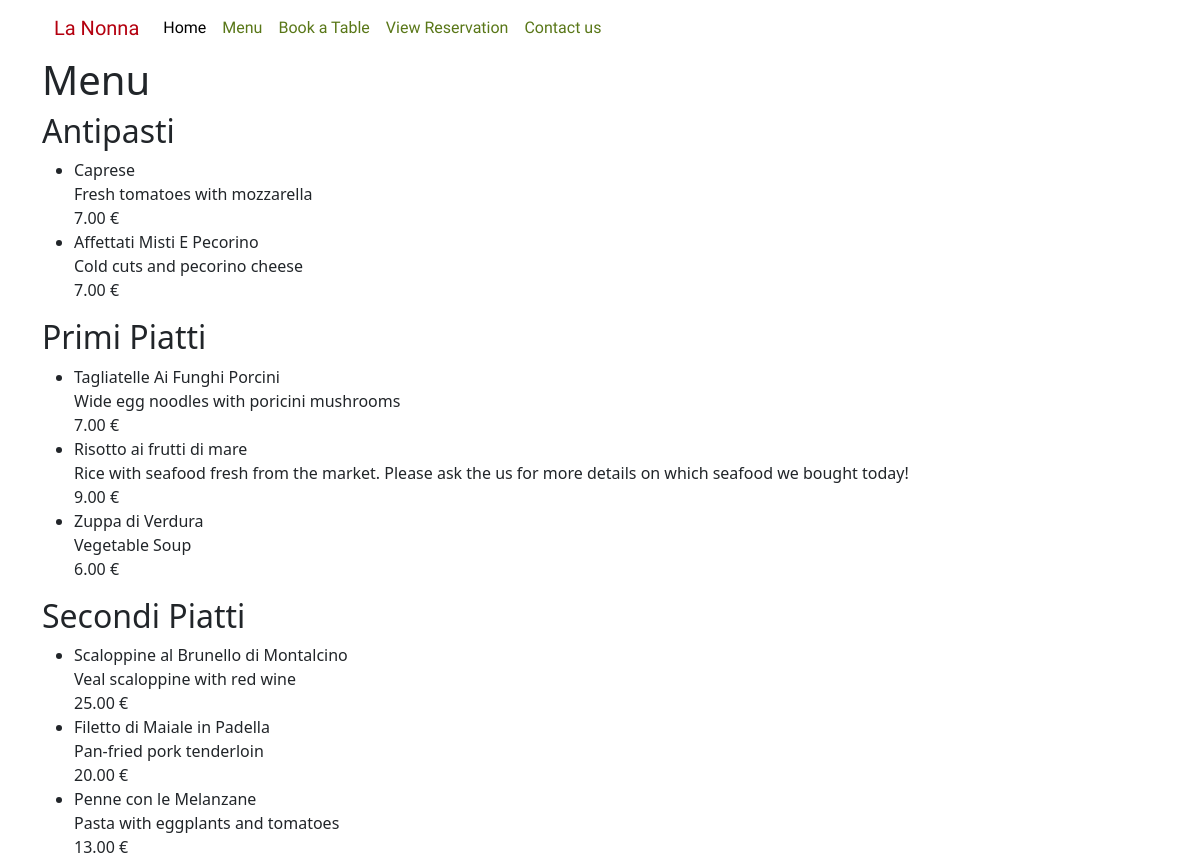
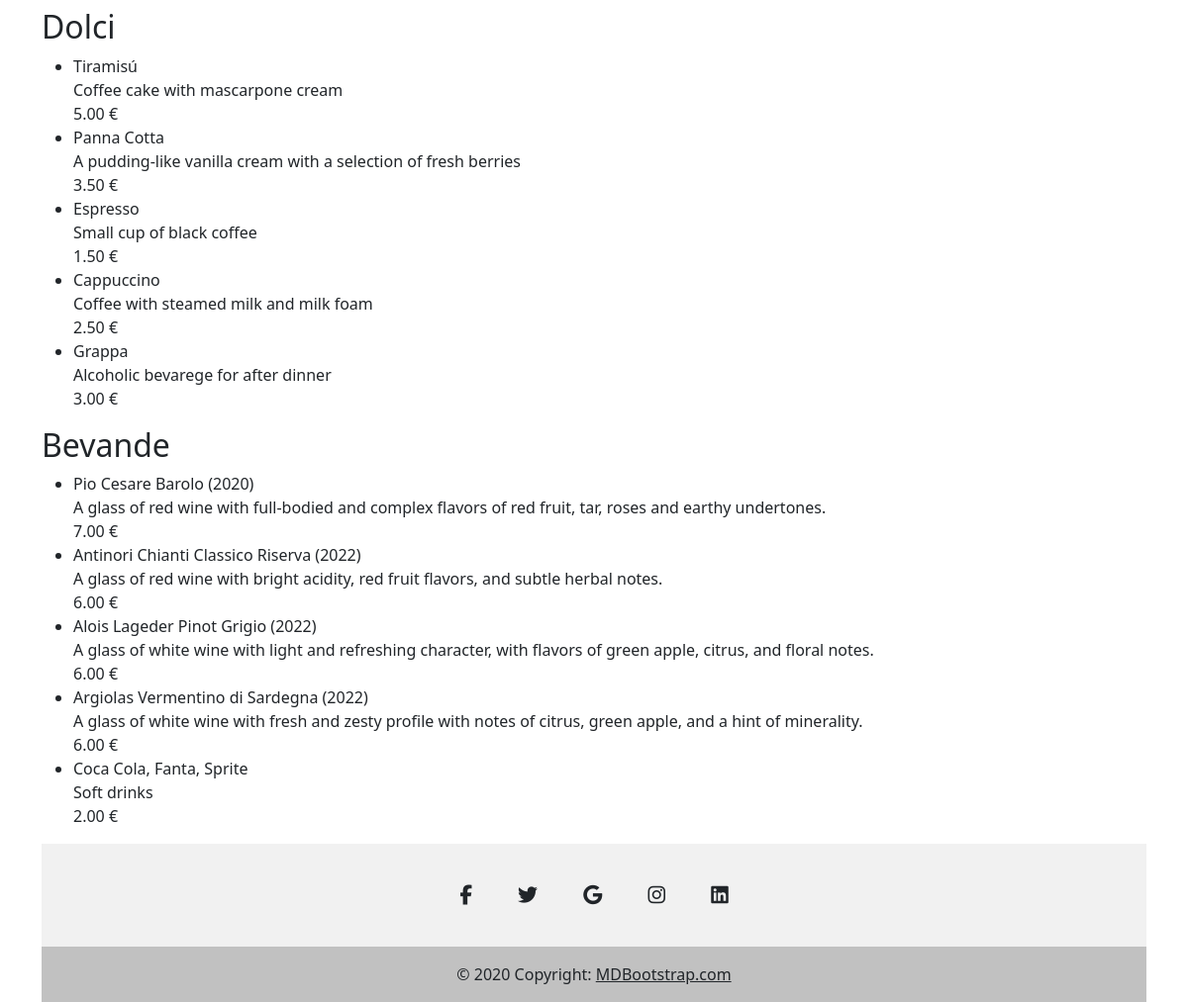
The app's page /menu/ with its own data (2 pictures, top to bottom).
### menu/models.py (models this page shows, shortened)
class Menu(models.Model):
    name = models.CharField(max_length=50)
    course = models.CharField(max_length=50, choices=COURSE_CHOICES)
    description = models.TextField(max_length=500)
    price = models.DecimalField(max_digits=5, decimal_places=2)

### menu/views.py (the view)
# urls.py: path('menu/', menu, name='menu'),
def menu(request):
    menu_items = Menu.objects.all()
    return render(request, 'menu/menu.html', {'menu_items': menu_items})

### menu/templates/menu/menu.html (shortened to what this page needs)
{% extends 'base.html' %}
    {% block content %}
        <h1>Menu</h1>
        <h2>Antipasti</h2>
        <ul>
            {% for item in menu_items %}
                {% if item.course == 'Antipasti' %}
                    <li>{{ item.name }} <br>
                        {{ item.description }} <br>
                        {{ item.price }} €
                    </li>
                {% endif %}
            {% endfor %}
        </ul>
        <h2>Primi Piatti</h2>
        <ul>
            {% for item in menu_items %}
                {% if item.course == 'Primi Piatti' %}
                    <li>{{ item.name }} <br>
                        {{ item.description }} <br>
                        {{ item.price }} €
                    </li>
                {% endif %}
            {% endfor %}
        </ul>
        <h2>Secondi Piatti</h2>
        <ul>
            {% for item in menu_items %}
                {% if item.course == 'Secondi Piatti' %}
                    <li>{{ item.name }} <br>
                        {{ item.description }} <br>
                        {{ item.price }} €
                    </li>
                {% endif %}
            {% endfor %}
        </ul>
        <h2>Dolci</h2>
        <ul>
            {% for item in menu_items %}
                {% if item.course == 'Dolci' %}
                    <li>{{ item.name }} <br>
                        {{ item.description }} <br>
                        {{ item.price }} €
                    </li>
                {% endif %}
            {% endfor %}
        </ul>
        <h2>Bevande</h2>
        <ul>
            {% for item in menu_items %}
                {% if item.course == 'Bevande' %}
                    <li>{{ item.name }} <br>
                        {{ item.description }} <br>
                        {{ item.price }} €
                    </li>
                {% endif %}
            {% endfor %}
        </ul>
    {% endblock %}

### records on screen
Menu: name "Caprese", description "Fresh tomatoes with mozzarella", price "7.00"
Menu: name "Affettati Misti E Pecorino", description "Cold cuts and pecorino cheese", price "7.00"
Menu: name "Tagliatelle Ai Funghi Porcini", description "Wide egg noodles with poricini mushrooms", price "7.00"
Menu: name "Risotto ai frutti di mare", description "Rice with seafood fresh from the market. Please ask the us for more details on which seafood we bought today!", price "9.00"
Menu: name "Zuppa di Verdura", description "Vegetable Soup", price "6.00"
Menu: name "Scaloppine al Brunello di Montalcino", description "Veal scaloppine with red wine", price "25.00"
Menu: name "Filetto di Maiale in Padella", description "Pan-fried pork tenderloin", price "20.00"
Menu: name "Penne con le Melanzane", description "Pasta with eggplants and tomatoes", price "13.00"
Menu: name "Tiramisú", description "Coffee cake with mascarpone cream", price "5.00"
Menu: name "Panna Cotta", description "A pudding-like vanilla cream with a selection of fresh berries", price "3.50"
Menu: name "Espresso", description "Small cup of black coffee", price "1.50"
Menu: name "Cappuccino", description "Coffee with steamed milk and milk foam", price "2.50"
Menu: name "Grappa", description "Alcoholic bevarege for after dinner", price "3.00"
Menu: name "Pio Cesare Barolo (2020)", description "A glass of red wine with full-bodied and complex flavors of red fruit, tar, roses and earthy undertones.", price "7.00"
Menu: name "Antinori Chianti Classico Riserva (2022)", description "A glass of red wine with bright acidity, red fruit flavors, and subtle herbal notes.", price "6.00"
Menu: name "Alois Lageder Pinot Grigio (2022)", description "A glass of white wine with light and refreshing character, with flavors of green apple, citrus, and floral notes.", price "6.00"
Menu: name "Argiolas Vermentino di Sardegna (2022)", description "A glass of white wine with fresh and zesty profile with notes of citrus, green apple, and a hint of minerality.", price "6.00"
Menu: name "Coca Cola, Fanta, Sprite", description "Soft drinks", price "2.00"
